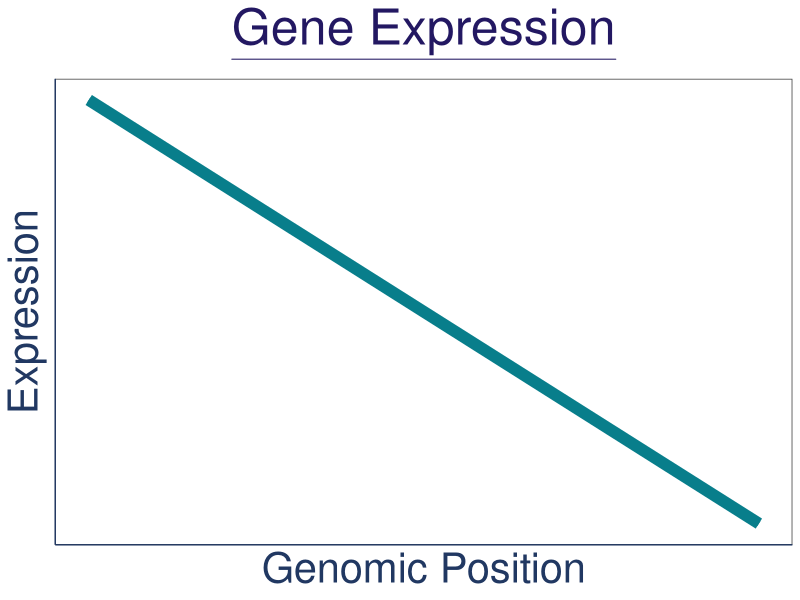
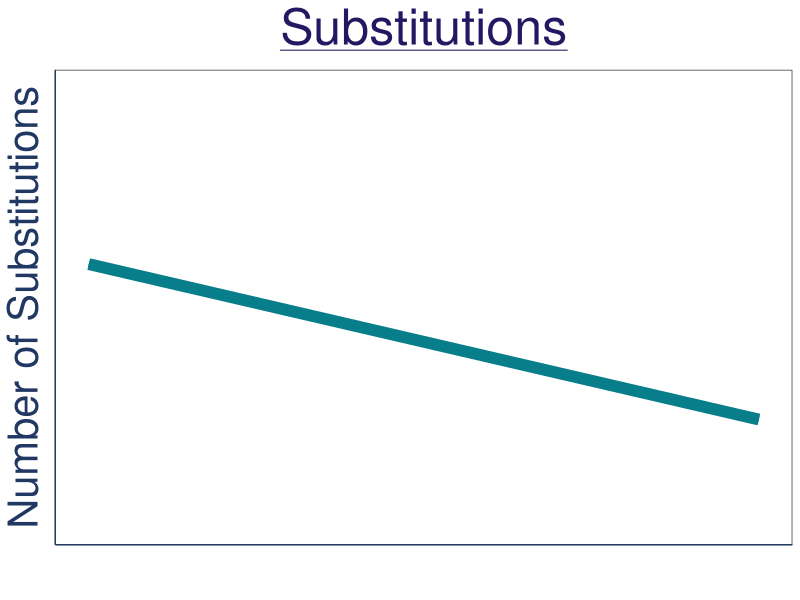
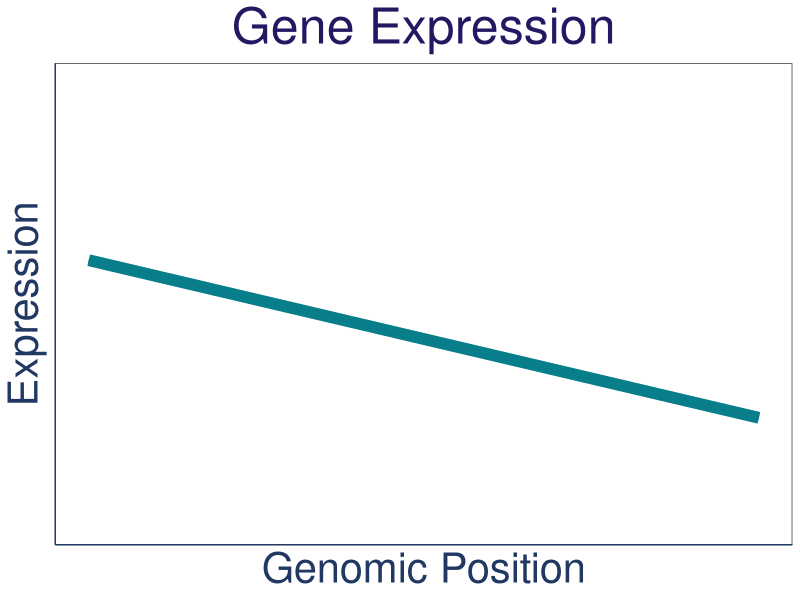
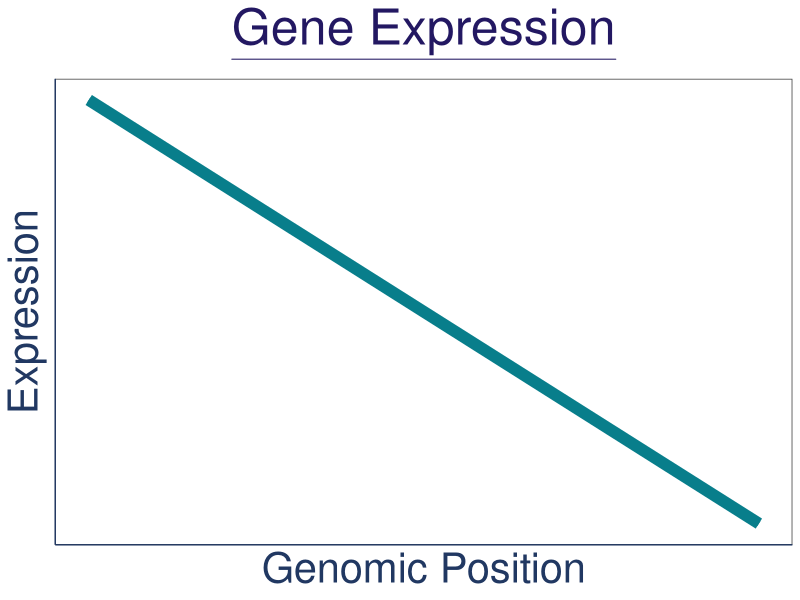
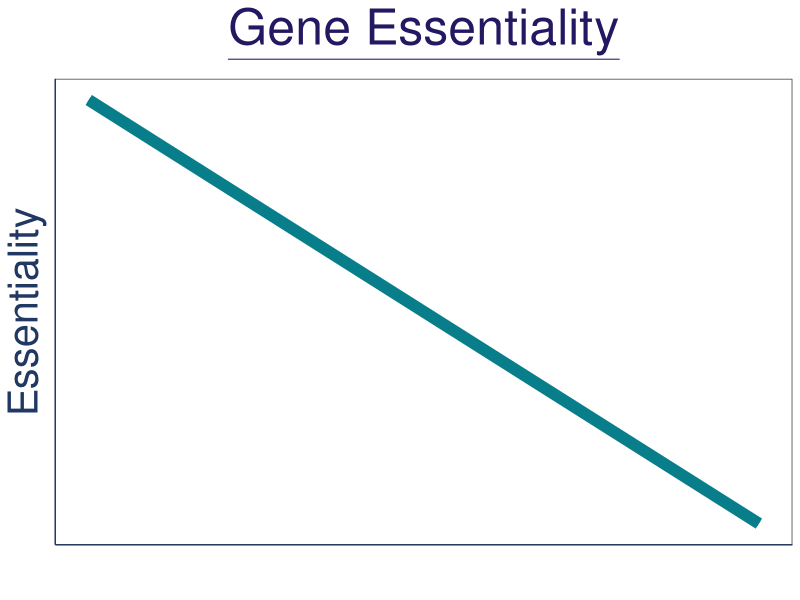
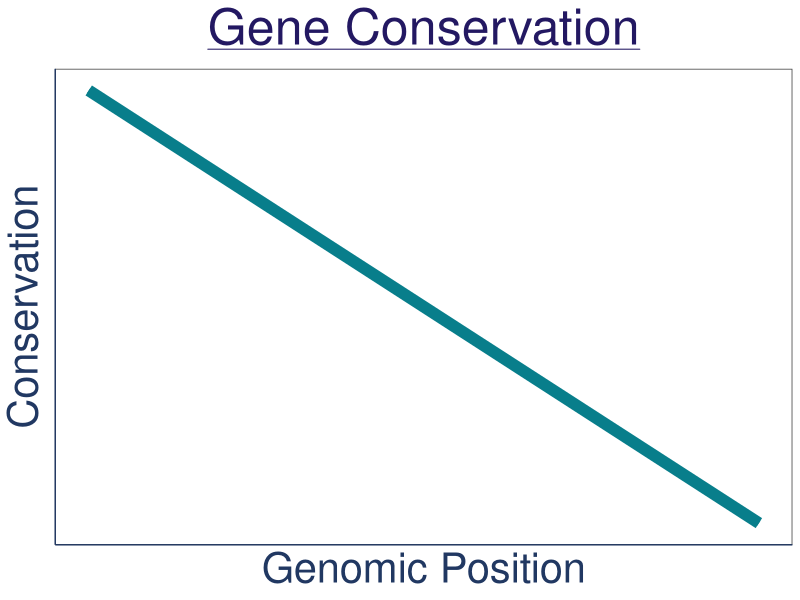
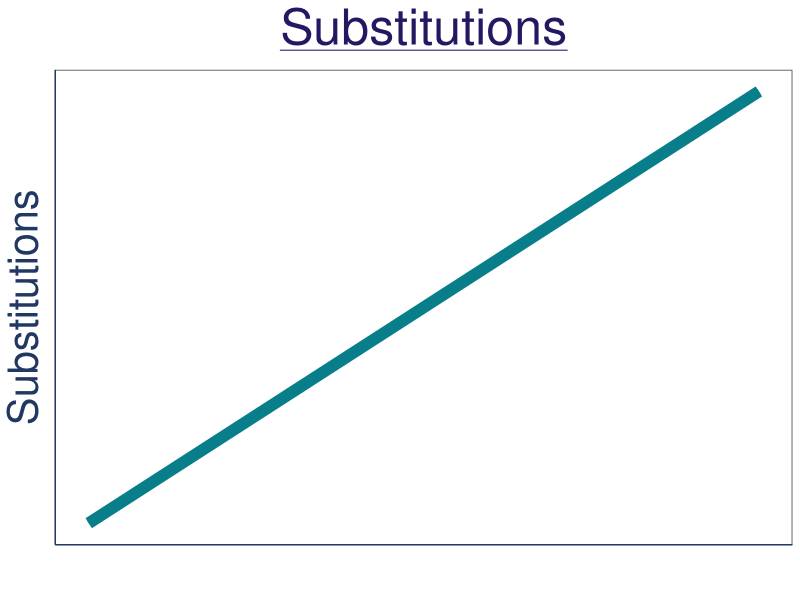
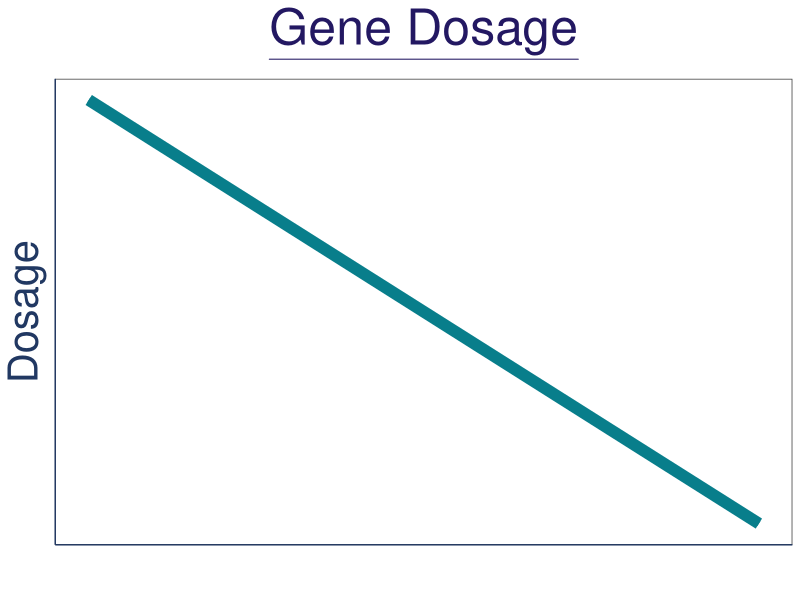

Generate these figures, in order, with R:
setwd("C:/Users/synch/Documents/PhD/Bioinformatics_Lecture/Spatial_genome_trends_graphs/")
##### fake graphs for spatial genomic trends####
library(ggplot2)
require(ggplot2)
require("ggplot2")
library(grid)
library(gridBase)

theme_set(theme_bw()
          + theme(axis.text.x=element_blank(),
            axis.ticks.x=element_blank(),
            axis.text.y=element_blank(),
            axis.title.x=element_text(color = "#213862"),
            axis.title.y=element_text(color = "#213862"),
            axis.ticks.y=element_blank(),
            plot.title = element_text(color = "#231862",hjust = 0.5), 
            text = element_text(size=24))
          + theme(panel.grid.major = element_blank(), panel.grid.minor = element_blank(),
                  panel.background = element_blank(), axis.line = element_line(colour = "#213862"))
)

x <- seq(1,10,1)
y <- seq(1,10,1)
rev_y <- rev(y)
exp <- rep("exp", 10)
mut <- rep("mut", 10)
ess <- rep("ess", 10)
cons <- rep("cons", 10)
df_mut <- data.frame(cbind(x,y,mut))
df_exp <- data.frame(cbind(x,rev_y,exp))
df_ess <- data.frame(cbind(x,rev_y,ess))
df_cons <- data.frame(cbind(x,rev_y,cons))
df_pos <- data.frame(cbind(x,y))
df_neg <- data.frame(cbind(x,rev_y))
colnames(df_mut)[3] <- "trend"
colnames(df_exp)[3] <- "trend"
colnames(df_exp)[2] <- "y"
colnames(df_cons)[2] <- "y"
colnames(df_ess)[2] <- "y"
colnames(df_ess)[3] <- "trend"
colnames(df_cons)[3] <- "trend"

df_all <- data.frame(rbind(df_ess, df_exp, df_cons, df_mut))

#ggplot(data=df_all, aes(x=x, y=x, group=1)) +
#  geom_smooth(method = "lm", se =F, formula = y~x) +
#  facet_wrap(~trend, ncol = 2) +geom_line(color="#1A936F", size=4)+
#  geom_point(pch=".", color="#1A936F") +
#  geom_line(color="#CBE896", size=2)+
#  geom_point(pch=".", color="#CBE896")
#
#  geom_point()
#  
mut_rate <- ggplot(data=df_pos, aes(x=x, y=x, group=1)) +
  geom_line(color="#087E8B", size=4)+
#  geom_line(color="#FE5F55", size=4)+
#  geom_line(color="#FE5F55", size=2)+
  geom_line(color="#087E8B", size=2)+
#  geom_point(pch=".", color="#CBE896") +
#  geom_point(pch=".", color="#FE5F55") +
  theme(plot.title = element_text(hjust = 0.5), 
        text = element_text(size=30)) +
  ggtitle(expression(paste(underline("Substitutions")))) +
  labs(x = "", y = "Substitutions") 
#  labs(x = "Genomic Position", y = "Mutation Rate") +
#  theme(axis.text.x=element_blank(),
#        axis.ticks.x=element_blank(),
#        axis.text.y=element_blank(),
#        axis.title.x=element_text(color = "#074F57"),
#        axis.title.y=element_text(color = "#074F57"),
#        axis.ticks.y=element_blank(),
#        plot.title = element_text(color = "#074F57"))+
#  theme(panel.grid.major = element_blank(), panel.grid.minor = element_blank(),
#        panel.background = element_blank(), axis.line = element_line(colour = "#074F57"))


conserv <- ggplot(data=df_neg, aes(x=x, y=rev_y, group=1)) +
#  geom_line(color="#FE5F55", size=4)+
  geom_line(color="#087E8B", size=4)+
  geom_line(color="#087E8B", size=2)+
#  geom_line(color="#FE5F55", size=2)+
  theme(plot.title = element_text(hjust = 0.5), 
        text = element_text(size=30)) +
ggtitle(expression(paste(underline("Gene Conservation")))) +
#  annotate("text", x = 7, y = 9.5, label = "Gene Conservation", color = "#074F57", size = 13) +
  labs(x = "Genomic Position", y = "Conservation") +
  theme(axis.text.x=element_blank(),
        axis.ticks.x=element_blank(),
        axis.text.y=element_blank(),
        axis.ticks.y=element_blank(),
)
expression <- ggplot(data=df_neg, aes(x=x, y=rev_y, group=1)) +
#  geom_line(color="#FE5F55", size=4)+
  geom_line(color="#087E8B", size=4)+
  geom_line(color="#087E8B", size=2)+
#  geom_line(color="#FE5F55", size=2)+
  theme(plot.title = element_text(hjust = 0.5), 
        text = element_text(size=30)) +
  ggtitle(expression(paste(underline("Gene Expression")))) +
#  annotate("text", x = 7.5, y = 9.5, label = "Gene Expression", color = "#074F57", size = 13) +
  labs(x = "Genomic Position", y = "Expression") +
  theme(axis.text.x=element_blank(),
        axis.ticks.x=element_blank(),
        axis.text.y=element_blank(),
        axis.ticks.y=element_blank()
)

dosage <- ggplot(data=df_neg, aes(x=x, y=rev_y, group=1)) +
  geom_line(color="#087E8B", size=4)+
  #  geom_line(color="#FE5F55", size=4)+
  geom_line(color="#087E8B", size=2)+
  #  geom_line(color="#FE5F55", size=2)+
  theme(plot.title = element_text(hjust = 0.5), 
        text = element_text(size=30)) +
  ggtitle(expression(paste(underline("Gene Dosage")))) +
  labs(x = "", y = "Dosage") +
  #  labs(x = "Genomic Position", y = "Essentiality") +
  theme(axis.text.x=element_blank(),
        axis.ticks.x=element_blank(),
        axis.text.y=element_blank(),
                axis.ticks.y=element_blank(),
)







essential <- ggplot(data=df_neg, aes(x=x, y=rev_y, group=1)) +
  geom_line(color="#087E8B", size=4)+
#  geom_line(color="#FE5F55", size=4)+
  geom_line(color="#087E8B", size=2)+
#  geom_line(color="#FE5F55", size=2)+
  theme(plot.title = element_text(hjust = 0.5), 
        text = element_text(size=30)) +
  ggtitle(expression(paste(underline("Gene Essentiality")))) +
  labs(x = "", y = "Essentiality") +
#  labs(x = "Genomic Position", y = "Essentiality") +
  theme(axis.text.x=element_blank(),
        axis.ticks.x=element_blank(),
        axis.text.y=element_blank(),
        axis.ticks.y=element_blank(),
)

rev_y_subs <- c(5.5,5,4.5,4,3.5,3,2.5,2,1.5,1)
exp_results <- ggplot(data=df_neg, aes(x=x, y=rev_y, group=1)) +
  geom_line(color="#087E8B", size=4)+
  geom_line(color="#087E8B", size=2)+
  theme(plot.title = element_text(hjust = 0.5), 
        text = element_text(size=30)) +
  ggtitle("Gene Expression") +
  labs(x = "Genomic Position", y = "Expression") +
  expand_limits(y = c(-5,20)) +
  theme(axis.text.x=element_blank(),
        axis.ticks.x=element_blank(),
        axis.text.y=element_blank(),
        axis.ticks.y=element_blank(),
  )
pdf("exp_results_graph.pdf")
expression
dev.off()


sub_results <- ggplot(data=df_neg, aes(x=x, y=rev_y, group=1)) +
  geom_line(color="#087E8B", size=4)+
  geom_line(color="#087E8B", size=2)+
  theme(plot.title = element_text(hjust = 0.5), 
        text = element_text(size=30)) +
  ggtitle(expression(paste(underline("Substitutions")))) +
  labs(x = "", y = "Number of Substitutions") +
  expand_limits(y = c(-5,20)) +
  theme(axis.text.x=element_blank(),
        axis.ticks.x=element_blank(),
        axis.text.y=element_blank(),
        axis.ticks.y=element_blank(),
  )
pdf("sub_results_graph.pdf")
sub_results
dev.off()

pdf("exp_results_graph.pdf")
exp_results
dev.off()

pdf("exp_graph.pdf")
expression
dev.off()


pdf("ess_graph.pdf")
essential
dev.off()


pdf("cons_graph.pdf")
conserv
dev.off()

pdf("mut_graph.pdf")
mut_rate
dev.off()


pdf("dosage_graph.pdf")
dosage
dev.off()
